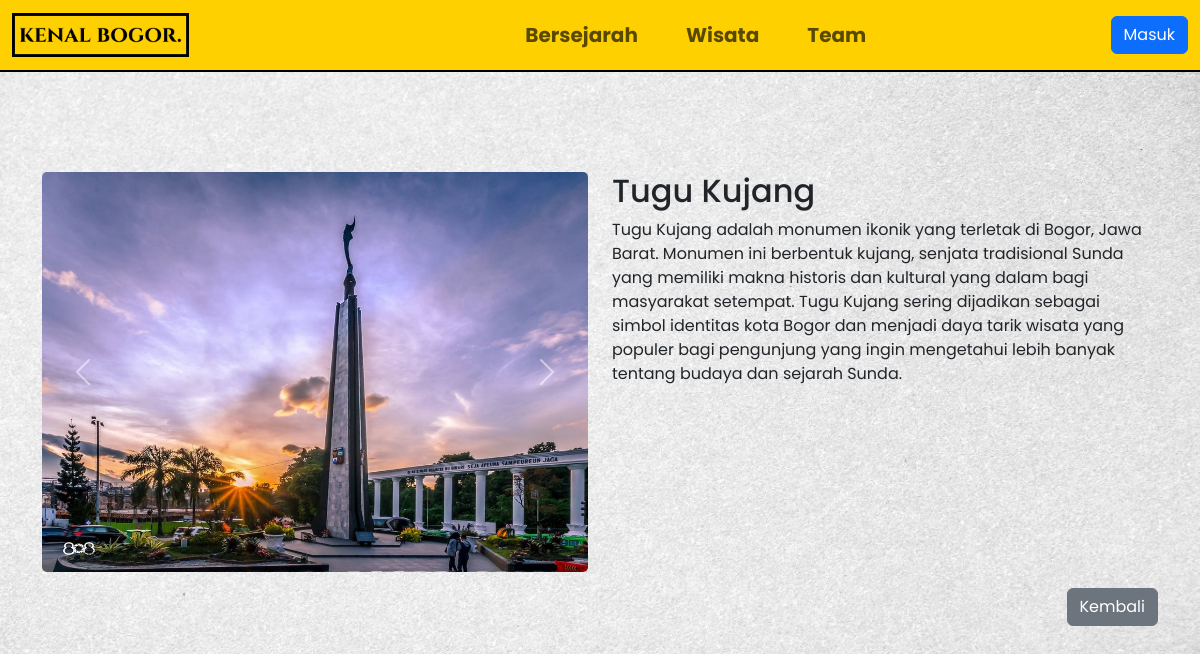
Page /tempatSejarahDetailPage.php?id=3 on the committed database.
### tables this page shows
CREATE TABLE IF NOT EXISTS `tempat_bersejarah` (
  `id` int(11) NOT NULL AUTO_INCREMENT,
  `nama_tempat` varchar(50) NOT NULL,
  `deskripsi` varchar(1000) NOT NULL,
  `gambar1` varchar(50) NOT NULL,
  `gambar2` varchar(50) DEFAULT NULL,
  `gambar3` varchar(50) DEFAULT NULL,
  `maps` varchar(400) DEFAULT NULL,
  PRIMARY KEY (`id`)
);

### tempatSejarahDetailPage.php (the view, shortened to what this page needs)
<?php
include('connection/connection.php');
include('layout/header.php');
?>
<!DOCTYPE html>
<html lang="en">
<head>
    <link href="https://cdn.jsdelivr.net/npm/bootstrap@5.3.3/dist/css/bootstrap.min.css" rel="stylesheet">
    <link rel="stylesheet" href="css/style.css">
</head>
<body>
    <div class="container tempat-detail">
        <?php
        if (isset($_GET['id'])) {
            $id = $_GET['id'];
            $query = "SELECT * FROM tempat_bersejarah WHERE id=?";
            $stmt = $conn->prepare($query);
            $stmt->bind_param("i", $id);
            $stmt->execute();
            $result = $stmt->get_result();
            if ($result->num_rows === 1) {
                $row = $result->fetch_assoc();
        ?>
                <div class="row">
                    <div class="col-md-6">
                        <div id="carouselExampleSlidesOnly" class="carousel slide" data-bs-ride="carousel">
                            <div class="carousel-inner">
                                <div class="carousel-item active">
                                    <img src="assets/Tempat Bersejarah/<?php echo $row['gambar1']; ?>" class="carousel-image" alt="...">
                                </div>
                            </div>
                            <button class="carousel-control-prev" type="button" data-bs-target="#carouselExampleSlidesOnly" data-bs-slide="prev">
                                <span class="carousel-control-prev-icon" aria-hidden="true"></span>
                            </button>
                            <button class="carousel-control-next" type="button" data-bs-target="#carouselExampleSlidesOnly" data-bs-slide="next">
                                <span class="carousel-control-next-icon" aria-hidden="true"></span>
                            </button>
                        </div>
                    </div>
                    <div class="col-md-6">
                        <h2><?php echo $row['nama_tempat']; ?></h2>
                        <p><?php echo $row['deskripsi']; ?></p>
                    </div>
                </div>
        <?php
            } else {
                echo "ID Lebih dari satu";
            }
        } else {
            echo "Parameter ID tidak ditemukan.";
        }
        ?>
    </div>
    <div class="container mt-3">
        <div class="row">
            <div class="col-md-12">
                <a href="tempatSejarahPage.php" class="btn btn-secondary float-md-end mb-3">Kembali</a>
            </div>
        </div>
    </div>
</body>
</html>

### css/style.css (style rules this page uses)
* { font-family: 'Poppins', sans-serif; }
body { background-image: url('/assets/Background.jpeg'); background-size: cover; background-repeat: no-repeat; background-position: center center; background-attachment: fixed; }
.carousel-image { box-shadow: 1px 1px 5px 1px rgba(0, 0, 0, 0.1); border-radius: 5px; height: 400px; object-fit: cover; width: 100%; }
.tempat-detail { margin-top: 100px; }

### rows in the picture
tempat_bersejarah: gambar1 (picture), nama_tempat "Tugu Kujang", deskripsi "Tugu Kujang adalah monumen ikonik yang terletak di Bogor, Jawa Barat. Monumen ini berbentuk kujang, senjata tradisional Sunda yang memiliki makna historis dan kultural yang dalam bagi masyarakat setempat. Tugu Kujang sering dijadikan sebagai simbol identitas kota Bogor dan menjadi daya tarik wisata yang populer bagi pengunjung yang ingin mengetahui lebih banyak tentang budaya dan sejarah Sunda."
